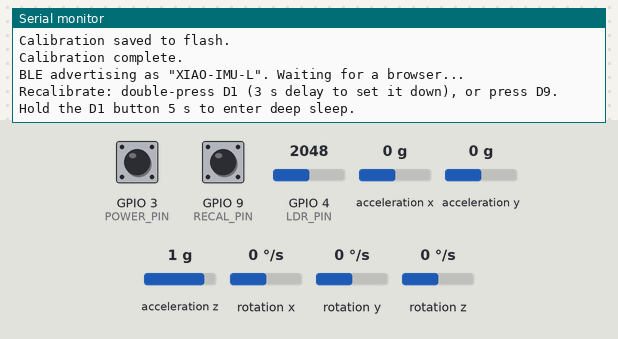
Simulated run of this sketch. Board: Seeed XIAO ESP32-C3. Parts: the last lines printed to the serial monitor. Wiring (inferred from the names in the program): MPU-6050 motion sensor at I2C address 0x68. The inputs (shaded band) are chosen by the test bench; at power-on: GPIO 3 (POWER_PIN) HIGH, GPIO 4 (LDR_PIN) = 2048, GPIO 9 (RECAL_PIN) HIGH, acceleration x 0 g, acceleration y 0 g, acceleration z 1 g, rotation x 0 °/s, rotation y 0 °/s, rotation z 0 °/s (analog values on the 0–4095 scale). EEPROM starts erased; nothing arrives over Bluetooth unless stated; a phone connects over Bluetooth LE 3 s after start.

Above: at 4.1 s.
4.2 s: GPIO 3 (POWER_PIN) pulled LOW for 0.15 s
At 6.2 s:
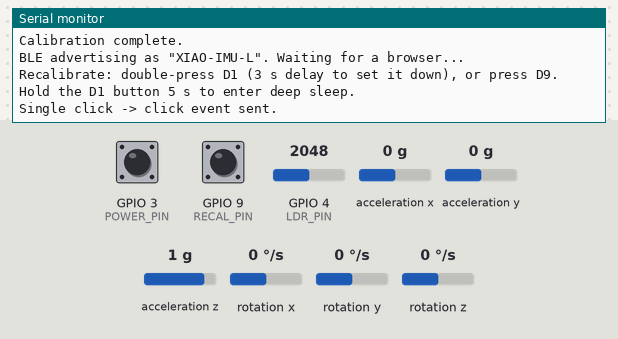
6.5 s: GPIO 3 (POWER_PIN) pulsed LOW 2 times (0.12 s each, 0.3 s apart)
At 7.6 s:
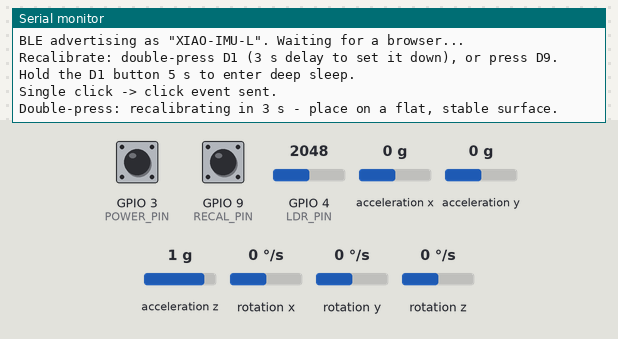

Measured:
- after the input at 4.2 s, the serial monitor: prints a new line after 0.86 s (image 1)
- after the input at 6.5 s, the serial monitor: prints a new line after 0.42 s (image 2)

The sketch:

controller_poc.ino
```cpp
/*
 * XIAO ESP32-C3  +  MPU6050  ->  BLE orientation + position streamer
 * -------------------------------------------------------------------
 * Reads the MPU6050 over the XIAO's built-in I2C bus, runs a Madgwick
 * IMU filter for orientation, reads an LDR light sensor, and streams
 * both over BLE to a browser using the Web Bluetooth API.
 *
 * Board:   Seeed Studio XIAO ESP32-C3   (Bluetooth LE only)
 * Sensor:  MPU6050 (GY-521), I2C address 0x68
 *
 * Wiring (XIAO ESP32-C3 default I2C):
 *   MPU6050 VCC -> 3V3
 *   MPU6050 GND -> GND
 *   MPU6050 SDA -> D4  (GPIO6)
 *   MPU6050 SCL -> D5  (GPIO7)
 *
 * Recalibration button:
 *   Wire a momentary button from D9 (GPIO9) to GND. GPIO9 uses the
 *   internal pull-up, so it reads HIGH normally and LOW when pressed.
 *   Pressing it re-measures gyro/accel bias (keep the board still and
 *   level!) and saves the result to flash (NVS). Calibration is loaded
 *   automatically on every boot.
 *
 * LDR (light sensor):
 *   Analog input on D2 (GPIO4 / ADC1). Wire as a voltage divider:
 *     3V3 ---[ LDR ]---+---[ 10k ]--- GND
 *                      |
 *                     D2
 *   Reads brighter -> higher value. Streamed normalized to 0.0 .. 1.0.
 *
 * Power / deep-sleep button:
 *   Wire a momentary button from D1 (GPIO3) to GND (internal pull-up,
 *   active-low). Single button, several behaviors:
 *     - Awake, HOLD 5 s     : enter deep sleep (~uA current draw).
 *     - Awake, DOUBLE-CLICK : recalibrate the IMU after a 3 s delay
 *                             (time to place it on a flat, stable surface).
 *     - Asleep, single CLICK: wakes the chip (it restarts fresh).
 *   D1/GPIO3 is used because on the ESP32-C3 only GPIO0-5 can wake the
 *   chip from deep sleep, and GPIO3 (unlike GPIO2) is not a boot
 *   strapping pin, so a wake press can never disturb boot.
 *
 * Arduino IDE setup:
 *   - Boards Manager: install "esp32" by Espressif.
 *   - Select board:   "XIAO_ESP32C3".
 *   - No extra libraries required.
 *
 * Data sent to the browser (little-endian):
 *   21 bytes = 5 float32 (quaternion[w,x,y,z] + light[0..1]) + 1 byte
 *   single-click counter. The counter is bumped on each D1 single-click; the
 *   drone simulator uses it (LEFT board = arm/disarm, RIGHT board = liftoff/
 *   land). Viewers that read only the first 20 bytes are unaffected.
 */

#include <Wire.h>
#include <BLEDevice.h>
#include <BLEServer.h>
#include <BLEUtils.h>
#include <BLE2902.h>
#include <Preferences.h>
#include <esp_sleep.h>
#include <driver/gpio.h>
#include <math.h>
#include <string.h>   // memcpy for the BLE packet

// ---------- Controller identity (must match the website) ----------
// Both boards run this same firmware. Flash ONE as LEFT and ONE as RIGHT by
// setting CONTROLLER_SIDE below, so each advertises a unique name + UUIDs and
// the web app can target them individually.
#define SIDE_LEFT   0
#define SIDE_RIGHT  1
#define CONTROLLER_SIDE  SIDE_LEFT      // <-- set to SIDE_RIGHT for the other board

#if CONTROLLER_SIDE == SIDE_LEFT
  #define DEVICE_NAME         "XIAO-IMU-L"
  #define SERVICE_UUID        "12345678-1234-5678-1234-56789abcde10"
  #define CHARACTERISTIC_UUID "12345678-1234-5678-1234-56789abcde11"
#else
  #define DEVICE_NAME         "XIAO-IMU-R"
  #define SERVICE_UUID        "12345678-1234-5678-1234-56789abcde20"
  #define CHARACTERISTIC_UUID "12345678-1234-5678-1234-56789abcde21"
#endif

// ---------- Recalibration button ----------
#define RECAL_PIN 9          // D9 / GPIO9, active-low to GND

// ---------- Power / deep-sleep button (D1) ----------
// One switch, three gestures while awake:
//   - single click         : bump the click counter -> sends a click event
//                            (sim: LEFT board = arm/disarm, RIGHT = liftoff/land)
//   - double click         : recalibrate the IMU after RECAL_DELAY_MS
//   - hold POWER_HOLD_MS   : enter deep sleep
// (While asleep, any click wakes the chip via hardware.)
#define POWER_PIN        3      // D1 / GPIO3, active-low, deep-sleep-wake capable
#define POWER_HOLD_MS    5000   // hold this long to enter deep sleep
#define CLICK_MAX_MS     600    // a press shorter than this counts as a "click"
#define DOUBLE_PRESS_MS  700    // max gap between the two clicks of a double-press
#define RECAL_DELAY_MS   3000   // wait after a double-press, then calibrate

// ---------- I2C pins ----------
// Normal:  SDA=6 (D4), SCL=7 (D5).  To test a swapped bus, flip these to 7/6.
#define I2C_SDA 7
#define I2C_SCL 6

// ---------- LDR light sensor ----------
#define LDR_PIN 4            // D2 / GPIO4, ADC1 analog input

// Set to 1 to print live accel/gyro/quaternion to the Serial Monitor.
#define DEBUG_IMU 0

// ---------- MPU6050 registers ----------
// Valid MPU6050 addresses are ONLY 0x68 (AD0 low/floating) or 0x69 (AD0 high).
// This is auto-detected in setup(); the value here is just the starting guess.
static uint8_t       MPU_ADDR      = 0x68;
static bool          mpuOK         = false;   // true once the chip is talking
static const uint8_t REG_WHO_AM_I  = 0x75;
static const uint8_t REG_PWR_MGMT1 = 0x6B;
static const uint8_t REG_GYRO_CFG  = 0x1B;
static const uint8_t REG_ACCEL_CFG = 0x1C;
static const uint8_t REG_ACCEL_OUT = 0x3B;   // start of 14-byte burst

// Full-scale sensitivities for the default ranges (±2g, ±250 deg/s)
static const float ACCEL_LSB_PER_G  = 16384.0f;
static const float GYRO_LSB_PER_DPS = 131.0f;
static const float DEG2RAD          = 0.017453292519943295f;

// ---------- Madgwick filter state ----------
static float q0 = 1.0f, q1 = 0.0f, q2 = 0.0f, q3 = 0.0f;  // orientation quaternion
static const float beta = 0.1f;                            // filter gain

// ---------- Calibration (persisted in NVS) ----------
static float gxBias = 0, gyBias = 0, gzBias = 0;   // gyro bias, deg/s
static float axBias = 0, ayBias = 0, azBias = 0;   // accel bias, g
Preferences prefs;

// ---------- Timing ----------
static uint32_t lastMicros = 0;

// ---------- BLE globals ----------
BLEServer*         pServer   = nullptr;
BLECharacteristic* pChar     = nullptr;
volatile bool      connected = false;
volatile uint8_t   clickSeq  = 0;   // ++ on each confirmed D1 single-click; sent in the packet

class ServerCallbacks : public BLEServerCallbacks {
  void onConnect(BLEServer* s) override    { connected = true; }
  void onDisconnect(BLEServer* s) override {
    connected = false;
    BLEDevice::startAdvertising();          // allow the browser to reconnect
  }
};

// ---------------------------------------------------------------
//  I2C helpers
// ---------------------------------------------------------------
void mpuWrite(uint8_t reg, uint8_t val) {
  Wire.beginTransmission(MPU_ADDR);
  Wire.write(reg);
  Wire.write(val);
  Wire.endTransmission();
}

uint8_t mpuReadByte(uint8_t reg) {
  Wire.beginTransmission(MPU_ADDR);
  Wire.write(reg);
  Wire.endTransmission(false);
  Wire.requestFrom((int)MPU_ADDR, 1);
  return Wire.available() ? Wire.read() : 0xFF;
}

// Does something ACK at this address?
bool i2cPing(uint8_t addr) {
  Wire.beginTransmission(addr);
  return Wire.endTransmission() == 0;
}

// Print every address that responds on the bus.
void scanI2C() {
  Serial.println("I2C scan:");
  int found = 0;
  for (uint8_t a = 1; a < 127; a++) {
    if (i2cPing(a)) { Serial.printf("  found 0x%02X\n", a); found++; }
  }
  if (!found) Serial.println("  (nothing responded - check wiring/power)");
}

// Find the MPU6050 at 0x68 or 0x69 and wake it. Sets mpuOK.
void initMPU() {
  const uint8_t candidates[] = { 0x68, 0x69 };
  mpuOK = false;
  for (uint8_t a : candidates) {
    if (i2cPing(a)) { MPU_ADDR = a; mpuOK = true; break; }
  }

  if (!mpuOK) {
    Serial.println("!! No MPU6050 at 0x68/0x69. IMU disabled.");
    scanI2C();
    return;
  }

  uint8_t who = mpuReadByte(REG_WHO_AM_I);
  Serial.printf("MPU found at 0x%02X, WHO_AM_I=0x%02X\n", MPU_ADDR, who);

  mpuWrite(REG_PWR_MGMT1, 0x00);   // exit sleep
  delay(100);
  mpuWrite(REG_GYRO_CFG,  0x00);   // ±250 deg/s
  mpuWrite(REG_ACCEL_CFG, 0x00);   // ±2 g
  delay(100);
}

// Read accel (g) and gyro (deg/s) with calibration biases removed.
// Returns false if the sensor didn't return a full sample (all outputs are
// then left at a safe "flat and still" reading so the filter never sees NaN).
bool readIMU(float& ax, float& ay, float& az,
             float& gx, float& gy, float& gz) {
  ax = ay = 0; az = 1.0f;      // safe default: flat, +1g on Z
  gx = gy = gz = 0;

  if (!mpuOK) return false;

  Wire.beginTransmission(MPU_ADDR);
  Wire.write(REG_ACCEL_OUT);
  Wire.endTransmission(false);
  if (Wire.requestFrom((int)MPU_ADDR, 14) != 14) return false;

  int16_t rawAx = (Wire.read() << 8) | Wire.read();
  int16_t rawAy = (Wire.read() << 8) | Wire.read();
  int16_t rawAz = (Wire.read() << 8) | Wire.read();
  Wire.read(); Wire.read();                 // temperature (ignored)
  int16_t rawGx = (Wire.read() << 8) | Wire.read();
  int16_t rawGy = (Wire.read() << 8) | Wire.read();
  int16_t rawGz = (Wire.read() << 8) | Wire.read();

  ax = rawAx / ACCEL_LSB_PER_G - axBias;
  ay = rawAy / ACCEL_LSB_PER_G - ayBias;
  az = rawAz / ACCEL_LSB_PER_G - azBias;

  gx = rawGx / GYRO_LSB_PER_DPS - gxBias;
  gy = rawGy / GYRO_LSB_PER_DPS - gyBias;
  gz = rawGz / GYRO_LSB_PER_DPS - gzBias;
  return true;
}

// ---------------------------------------------------------------
//  Persistent calibration (NVS via Preferences)
// ---------------------------------------------------------------
void loadCalibration() {
  prefs.begin("imucal", true);              // read-only
  gxBias = prefs.getFloat("gx", 0);
  gyBias = prefs.getFloat("gy", 0);
  gzBias = prefs.getFloat("gz", 0);
  axBias = prefs.getFloat("ax", 0);
  ayBias = prefs.getFloat("ay", 0);
  azBias = prefs.getFloat("az", 0);
  prefs.end();
  Serial.printf("Loaded cal  gyro[%.3f %.3f %.3f]  accel[%.3f %.3f %.3f]\n",
                gxBias, gyBias, gzBias, axBias, ayBias, azBias);
}

void saveCalibration() {
  prefs.begin("imucal", false);             // read-write
  prefs.putFloat("gx", gxBias); prefs.putFloat("gy", gyBias); prefs.putFloat("gz", gzBias);
  prefs.putFloat("ax", axBias); prefs.putFloat("ay", ayBias); prefs.putFloat("az", azBias);
  prefs.end();
  Serial.println("Calibration saved to flash.");
}

// Measure biases with the board STILL and LEVEL, then persist them.
// Assumes gravity reads +1g on the Z axis (board flat).
void calibrate() {
  Serial.println("Calibrating - keep the board still and level...");
  gxBias = gyBias = gzBias = 0;             // read raw during calibration
  axBias = ayBias = azBias = 0;

  const int N = 600;
  double sgx = 0, sgy = 0, sgz = 0, sax = 0, say = 0, saz = 0;
  for (int i = 0; i < N; i++) {
    float ax, ay, az, gx, gy, gz;
    readIMU(ax, ay, az, gx, gy, gz);
    sgx += gx; sgy += gy; sgz += gz;
    sax += ax; say += ay; saz += az;
    delay(3);
  }
  gxBias = sgx / N; gyBias = sgy / N; gzBias = sgz / N;
  axBias = sax / N; ayBias = say / N; azBias = saz / N - 1.0f;  // remove +1g

  // Zero the orientation: the current (flat) pose becomes the new reference,
  // so roll/pitch/yaw and the cube read 0 right after calibrating.
  q0 = 1.0f; q1 = q2 = q3 = 0.0f;

  saveCalibration();
  Serial.println("Calibration complete.");
}

// ---------------------------------------------------------------
//  Madgwick IMU update (gyro in rad/s, accel in any consistent unit)
// ---------------------------------------------------------------
static inline float invSqrt(float x) { return 1.0f / sqrtf(x); }

void madgwickUpdate(float gx, float gy, float gz,
                    float ax, float ay, float az, float dt) {
  float recipNorm;
  float s0, s1, s2, s3;
  float qDot1, qDot2, qDot3, qDot4;

  qDot1 = 0.5f * (-q1 * gx - q2 * gy - q3 * gz);
  qDot2 = 0.5f * ( q0 * gx + q2 * gz - q3 * gy);
  qDot3 = 0.5f * ( q0 * gy - q1 * gz + q3 * gx);
  qDot4 = 0.5f * ( q0 * gz + q1 * gy - q2 * gx);

  // Only apply the accel correction when the vector is a sane magnitude.
  // A near-zero norm (e.g. a dead/garbage read) would blow up invSqrt.
  float aNorm2 = ax * ax + ay * ay + az * az;
  if (aNorm2 > 0.01f) {
    recipNorm = invSqrt(aNorm2);
    ax *= recipNorm; ay *= recipNorm; az *= recipNorm;

    float _2q0 = 2.0f * q0, _2q1 = 2.0f * q1, _2q2 = 2.0f * q2, _2q3 = 2.0f * q3;
    float _4q0 = 4.0f * q0, _4q1 = 4.0f * q1, _4q2 = 4.0f * q2;
    float _8q1 = 8.0f * q1, _8q2 = 8.0f * q2;
    float q0q0 = q0 * q0, q1q1 = q1 * q1, q2q2 = q2 * q2, q3q3 = q3 * q3;

    s0 = _4q0 * q2q2 + _2q2 * ax + _4q0 * q1q1 - _2q1 * ay;
    s1 = _4q1 * q3q3 - _2q3 * ax + 4.0f * q0q0 * q1 - _2q0 * ay - _4q1 + _8q1 * q1q1 + _8q1 * q2q2 + _4q1 * az;
    s2 = 4.0f * q0q0 * q2 + _2q0 * ax + _4q2 * q3q3 - _2q3 * ay - _4q2 + _8q2 * q1q1 + _8q2 * q2q2 + _4q2 * az;
    s3 = 4.0f * q1q1 * q3 - _2q1 * ax + 4.0f * q2q2 * q3 - _2q2 * ay;
    recipNorm = invSqrt(s0 * s0 + s1 * s1 + s2 * s2 + s3 * s3);
    s0 *= recipNorm; s1 *= recipNorm; s2 *= recipNorm; s3 *= recipNorm;

    qDot1 -= beta * s0;
    qDot2 -= beta * s1;
    qDot3 -= beta * s2;
    qDot4 -= beta * s3;
  }

  q0 += qDot1 * dt;
  q1 += qDot2 * dt;
  q2 += qDot3 * dt;
  q3 += qDot4 * dt;

  recipNorm = invSqrt(q0 * q0 + q1 * q1 + q2 * q2 + q3 * q3);
  q0 *= recipNorm; q1 *= recipNorm; q2 *= recipNorm; q3 *= recipNorm;

  // If anything ever went non-finite, snap back to identity so the stream
  // recovers instead of latching NaN forever.
  if (isnan(q0) || isinf(q0)) { q0 = 1.0f; q1 = q2 = q3 = 0.0f; }
}

// ---------------------------------------------------------------
//  Setup
// ---------------------------------------------------------------
void setup() {
  Serial.begin(115200);
  pinMode(RECAL_PIN, INPUT_PULLUP);
  pinMode(POWER_PIN, INPUT_PULLUP);
  analogReadResolution(12);          // LDR on ADC1, 0..4095

  if (esp_sleep_get_wakeup_cause() == ESP_SLEEP_WAKEUP_GPIO) {
    Serial.println("Woke from deep sleep (D1 press).");
  }

  // I2C on the XIAO's SDA/SCL (see I2C_SDA / I2C_SCL defines above).
  Wire.begin(I2C_SDA, I2C_SCL);
  Wire.setClock(400000);

  // Auto-detect and wake the MPU6050 (0x68 or 0x69).
  initMPU();

  loadCalibration();
  // If the sensor is present and nothing was ever stored, calibrate once.
  if (mpuOK && gxBias == 0 && gyBias == 0 && azBias == 0) {
    calibrate();
  }

  // --- BLE ---
  BLEDevice::init(DEVICE_NAME);
  BLEDevice::setMTU(64);   // allow >20-byte notifies (packet is now 21 bytes)
  pServer = BLEDevice::createServer();
  pServer->setCallbacks(new ServerCallbacks());

  BLEService* pService = pServer->createService(SERVICE_UUID);
  pChar = pService->createCharacteristic(
      CHARACTERISTIC_UUID,
      BLECharacteristic::PROPERTY_READ | BLECharacteristic::PROPERTY_NOTIFY);
  pChar->addDescriptor(new BLE2902());       // enables notifications
  pService->start();

  BLEAdvertising* adv = BLEDevice::getAdvertising();
  adv->addServiceUUID(SERVICE_UUID);
  adv->setScanResponse(true);
  BLEDevice::startAdvertising();

  Serial.println("BLE advertising as \"" DEVICE_NAME "\". Waiting for a browser...");
  Serial.println("Recalibrate: double-press D1 (3 s delay to set it down), or press D9.");
  Serial.println("Hold the D1 button 5 s to enter deep sleep.");
  lastMicros = micros();
}

// Debounced check of the D9 recalibration button.
void checkRecalButton() {
  if (digitalRead(RECAL_PIN) == LOW) {
    delay(30);                               // debounce
    if (digitalRead(RECAL_PIN) == LOW) {
      if (mpuOK) calibrate();
      else Serial.println("Recalibrate ignored - IMU not detected.");
      while (digitalRead(RECAL_PIN) == LOW) delay(10);  // wait for release
      lastMicros = micros();                 // discard the long dt from calibration
    }
  }
}

// Power down. Arms a GPIO wake on the D1 button (active-low) so the next
// click restarts the chip. Does not return.
void enterDeepSleep() {
  Serial.println("Entering deep sleep. Click D1 to wake.");
  Serial.flush();

  // Don't sleep while the button is still held, or we'd wake immediately.
  while (digitalRead(POWER_PIN) == LOW) delay(10);
  delay(50);

  // Keep the pull-up alive in the always-on domain so the pin idles HIGH
  // (floating would cause spurious wakes), then wake when it is pulled LOW.
  gpio_pullup_en((gpio_num_t)POWER_PIN);
  gpio_pulldown_dis((gpio_num_t)POWER_PIN);
  esp_deep_sleep_enable_gpio_wakeup(1ULL << POWER_PIN, ESP_GPIO_WAKEUP_GPIO_LOW);
  esp_deep_sleep_start();                    // <- chip stops here
}

// Non-blocking state machine for the D1 switch. Handles hold-to-sleep and
// double-click-to-recalibrate; streaming keeps running throughout (including
// during the 3 s pre-calibration delay, so the user can set the board down).
void checkPowerButton() {
  static bool     wasDown      = false;
  static uint32_t pressStart   = 0;
  static uint32_t lastClickAt  = 0;
  static uint8_t  clickCount   = 0;
  static bool     recalPending = false;
  static uint32_t recalAt      = 0;

  uint32_t now  = millis();
  bool     down = (digitalRead(POWER_PIN) == LOW);

  if (down && !wasDown) pressStart = now;                 // press edge

  // Held long enough -> deep sleep (never returns).
  if (down && (now - pressStart >= POWER_HOLD_MS)) enterDeepSleep();

  // Release edge: classify the press.
  if (!down && wasDown) {
    if (now - pressStart < CLICK_MAX_MS) {                // it was a click
      clickCount = (now - lastClickAt <= DOUBLE_PRESS_MS) ? clickCount + 1 : 1;
      lastClickAt = now;
      if (clickCount >= 2) {                              // double-press!
        clickCount = 0;
        recalPending = true;
        recalAt = now + RECAL_DELAY_MS;
        Serial.println("Double-press: recalibrating in 3 s - place on a flat, stable surface.");
      }
    }
  }
  wasDown = down;

  // A lone click with no second press inside the double-press window is a
  // single click -> bump clickSeq so the browser sees a one-shot click event.
  // (This fires ~DOUBLE_PRESS_MS after release, so it never overlaps a double-
  // click, which is still reserved for recalibration.)
  if (clickCount == 1 && (now - lastClickAt > DOUBLE_PRESS_MS)) {
    clickCount = 0;
    clickSeq++;
    Serial.println("Single click -> click event sent.");
  }

  // Fire the delayed recalibration once the 3 s window elapses.
  if (recalPending && (int32_t)(now - recalAt) >= 0) {
    recalPending = false;
    if (mpuOK) calibrate();
    else Serial.println("Recalibrate ignored - IMU not detected.");
    lastMicros = micros();                                // discard the long dt
  }
}

// ---------------------------------------------------------------
//  Loop  (~100 Hz filter update, ~50 Hz BLE notify)
// ---------------------------------------------------------------
void loop() {
  checkRecalButton();
  checkPowerButton();

  float ax, ay, az, gx, gy, gz;
  readIMU(ax, ay, az, gx, gy, gz);

  uint32_t now = micros();
  float dt = (now - lastMicros) * 1e-6f;
  lastMicros = now;
  if (dt <= 0 || dt > 0.5f) dt = 0.01f;      // guard against glitches

  madgwickUpdate(gx * DEG2RAD, gy * DEG2RAD, gz * DEG2RAD, ax, ay, az, dt);

  // Set DEBUG_IMU to 1 to print live readings (~4 Hz) to Serial Monitor.
#if DEBUG_IMU
  static uint32_t lastDbg = 0;
  if (now - lastDbg > 250000) {
    lastDbg = now;
    Serial.printf("A[% .2f % .2f % .2f]g  G[% .1f % .1f % .1f]dps  q[% .2f % .2f % .2f % .2f]\n",
                  ax, ay, az, gx, gy, gz, q0, q1, q2, q3);
  }
#endif

  // Notify at ~50 Hz to keep BLE happy.
  static uint32_t lastSend = 0;
  if (connected && (now - lastSend) > 20000) {
    lastSend = now;
    float light = analogRead(LDR_PIN) / 4095.0f;       // 0.0 (dark) .. 1.0 (bright)
    // 21-byte packet: quaternion + light (20 B) then the single-click counter.
    // Old viewers that read only the first 20 bytes keep working unchanged.
    uint8_t packet[21];
    float f[5] = { q0, q1, q2, q3, light };
    memcpy(packet, f, 20);
    packet[20] = clickSeq;
    pChar->setValue(packet, sizeof(packet));
    pChar->notify();
  }

  delay(5);   // ~200 Hz sensor read ceiling
}
```
